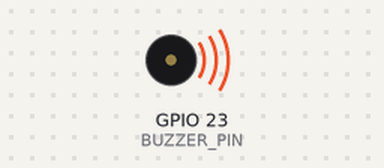
Simulated run of this sketch. Board: ESP32. Parts: buzzer (waves = sounding). What the sketch prints to the serial monitor is not drawn.

Above: at 0.15 s.
At 4.6 s:
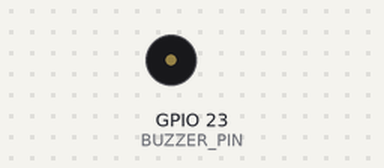
Timing chart, 0 to 7.0 s (numbered marks = the images above):
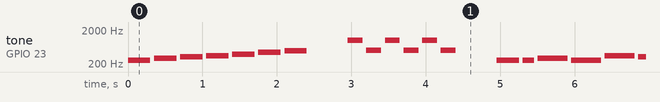

The sketch:

Passive_Buzzer_ESP32_test.ino
```cpp
// ============================================================
//  Passive Buzzer + ESP32 — เช็คอุปกรณ์เบื้องต้น
// ============================================================
//
//  การต่อขา Passive Buzzer → ESP32
//  --------------------------------
//  Buzzer      ESP32
//  --------    -------
//  VCC (+) →   GPIO 23
//  GND (-) →   GND
//
//  หลักการ:
//  - Passive Buzzer ไม่มีวงจรสั่นในตัว
//  - ต้องส่งสัญญาณ PWM ความถี่ต่างๆ เพื่อให้เกิดเสียง
//  - ความถี่ต่าง → เสียงโน้ตต่าง → เล่นเพลงได้!
//  - ใช้ ledcWriteTone() ของ ESP32 สั่งความถี่ได้เลย
//
//  ตารางโน้ต (Hz):
//  โด=262, เร=294, มี=330, ฟา=349, ซอล=392, ลา=440, ที=494
// ============================================================

#define BUZZER_PIN  23
#define BUZZER_CH   0      // LEDC Channel

// --- กำหนดความถี่โน้ต (Hz) ---
#define NOTE_C  262   // โด
#define NOTE_D  294   // เร
#define NOTE_E  330   // มี
#define NOTE_F  349   // ฟา
#define NOTE_G  392   // ซอล
#define NOTE_A  440   // ลา
#define NOTE_B  494   // ที

// ฟังก์ชันเล่นโน้ต
void playNote(int frequency, int duration) {
  ledcWriteTone(BUZZER_CH, frequency);
  delay(duration);
  ledcWriteTone(BUZZER_CH, 0);   // หยุดเสียง
  delay(50);                      // หยุดสั้นๆ ระหว่างโน้ต
}

void setup() {
  Serial.begin(115200);
  Serial.println("=== Passive Buzzer + ESP32 ===");

  // ตั้งค่า LEDC PWM
  ledcSetup(BUZZER_CH, 2000, 8);
  ledcAttachPin(BUZZER_PIN, BUZZER_CH);
}

void loop() {

  // ทดสอบ 1: เล่นโน้ตทีละตัว โด-เร-มี-ฟา-ซอล-ลา-ที
  Serial.println("[1] เล่นโน้ต โด ถึง ที");
  playNote(NOTE_C, 300);
  playNote(NOTE_D, 300);
  playNote(NOTE_E, 300);
  playNote(NOTE_F, 300);
  playNote(NOTE_G, 300);
  playNote(NOTE_A, 300);
  playNote(NOTE_B, 300);
  delay(500);

  // ทดสอบ 2: เสียงแจ้งเตือน (สูงต่ำสลับ)
  Serial.println("[2] เสียงแจ้งเตือน");
  for (int i = 0; i < 3; i++) {
    playNote(1000, 200);   // เสียงสูง
    playNote(500,  200);   // เสียงต่ำ
  }
  delay(500);

  // ทดสอบ 3: เพลง Happy Birthday ท่อนแรก
  Serial.println("[3] Happy Birthday 🎂");
  playNote(NOTE_C, 300);
  playNote(NOTE_C, 150);
  playNote(NOTE_D, 400);
  playNote(NOTE_C, 400);
  playNote(NOTE_F, 400);
  playNote(NOTE_E, 800);

  Serial.println("=== รอ 3 วินาที แล้วเริ่มใหม่ ===\n");
  delay(3000);
}
```

Measured:
- by itself, tone on GPIO 23 (BUZZER_PIN): plays 262 Hz for 0.30 s, 294 Hz for 0.30 s, 330 Hz for 0.30 s, 349 Hz for 0.30 s, 392 Hz for 0.30 s, 440 Hz for 0.30 s … (233 notes in this stretch)
